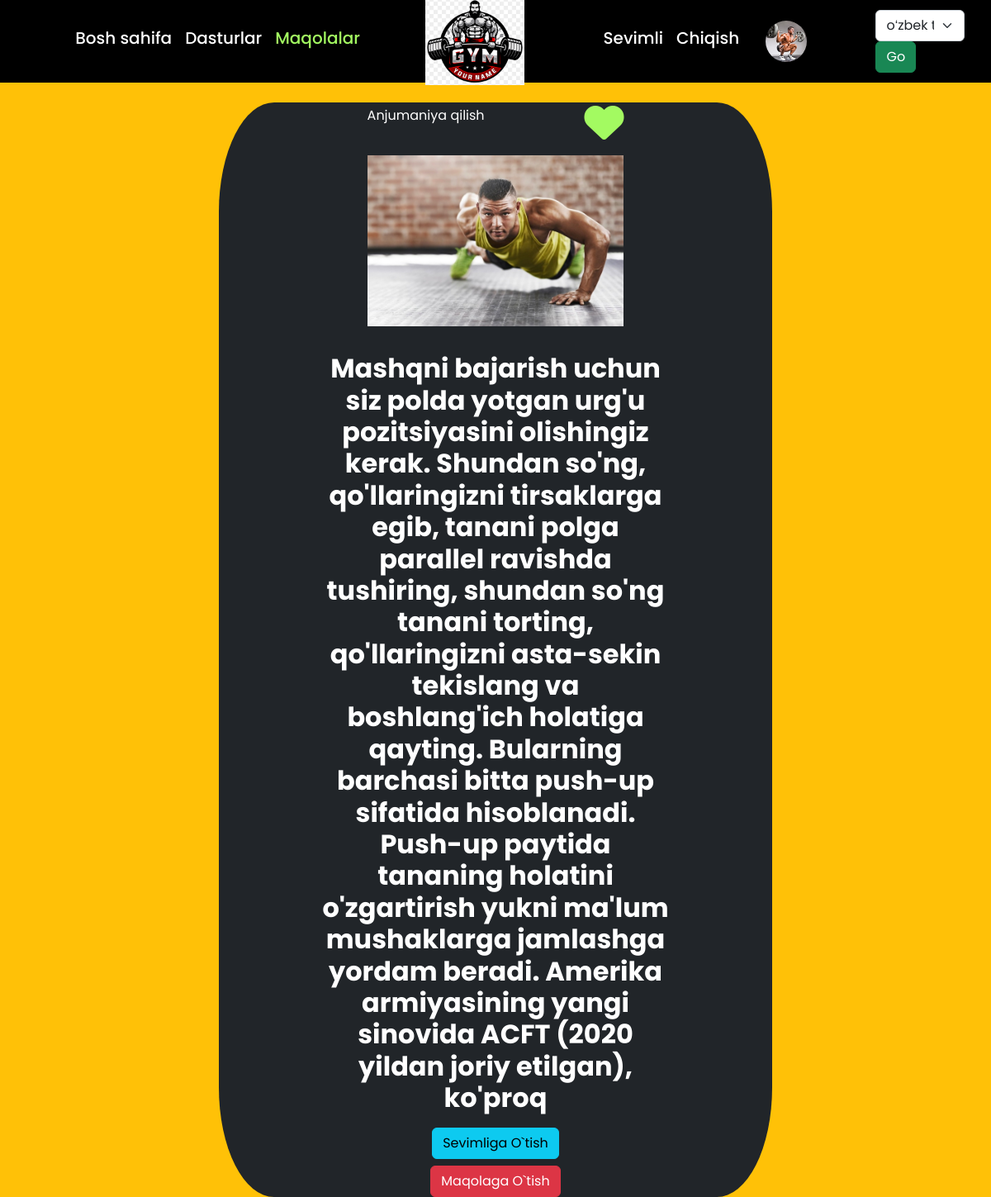
The page /article_detail/anjumaniya/ (signed in) on the database its author committed.
### fitnes_app/models.py (models this page shows, shortened)
class User(AbstractUser):
    email = models.EmailField(unique=True, null=True)
    avatar = models.ImageField(upload_to='avatar/', blank=True, null=True)
    USERNAME_FIELD = 'email'
    REQUIRED_FIELDS = ['username']

class Article(models.Model):
    slug = models.SlugField()
    title = models.CharField(max_length=255)
    context = RichTextUploadingField()
    picture = models.ImageField(upload_to='articles/')

### fitnes_app/views.py (the view)
# urls.py: path('article_detail/<slug:slug>/', views.article_detail_page, name="article_detail"),
def article_detail_page(request, slug):
    article = Article.objects.get(slug=slug)
    context = {
        'article_item': article,
        'article': 'active',
    }
    if request.user.is_authenticated:
        is_liked = Favorite.objects.filter(favorite_slug=slug, user=request.user).exists()
        is_liked = 'solid' if is_liked else 'regular'
    else:
        is_liked = None
    context['is_liked'] = is_liked
    return render(request, 'article_detail.html', context)

### templates/article_detail.html (shortened to what this page needs)
{% extends 'main.html' %}
{% load static %}
{% load i18n %}
{% block content %}
<section class="container mt-4">
  <center>
    <div style="border-radius: 10%; width: 60%;align-items: center;" class="bg-dark text-white row justify-content-center">
        <div class="col-12 col-md-8 col-lg-6">
          <div class="d-flex justify-content-between align-items-center mb-3">
            <p class="text-center" data-type="Maqola" id="title_text">{{ article_item.title }}</p>
            {% if not is_liked is None %}
            <i class="heart fa-{{ is_liked }} fa-heart fa-3x" data-favorit="{{ article_item.slug }}"></i>
            {% endif %}
          </div>
          <center>
            <img src="/media/{{ article_item.picture }}" class="img-fluid">
          </center>
        </div>
        <div class="col-12 col-md-8 mt-3 p_content">
            <p>
                {{ article_item.context | safe }}
            </p>
            <center>
              <a class="btn btn-info mb-2" href="{% url 'favorite' %}">{% trans 'Sevimliga O`tish' %}</a>
            </center>
            <center>
              <a class="btn btn-danger" href="{% url 'articles' %}">{% trans 'Maqolaga O`tish' %}</a>
            </center>
        </div>
    </div>
  </center>
</section>
{% endblock %}

### templates/includes/navbar.html (shortened to what this page needs)
<!doctype html>
{% load i18n %}
{% load static %}
<html lang="en">
<head>
</head>
<body>
<nav style="height: 100px;" class="navbar navbar-expand-lg bg-0 navbar-dark">
    <div class="container">
      <div class="collapse navbar-collapse d-lg-flex justify-content-lg-evenly" id="navbarNav">
        <ul class="navbar-nav">
          <li class="nav-item">
            <a class="nav-link {{ home }}" aria-current="page" href="{% url 'home' %}"><h5>{% trans 'Bosh sahifa' %}</h5></a>
          </li>
          <li class="nav-item">
            <a class="nav-link {{ prog }}" href="{% url 'programms' %}"><h5>{% trans 'Dasturlar' %}</h5></a>
          </li>
          <li class="nav-item">
            <a class="nav-link {{ article }}" href="{% url 'articles' %}"><h5>{% trans 'Maqolalar' %}</h5></a>
          </li>
        </ul>
        <div class="d-none d-lg-block">
          <a class="navbar-brand" href="{% url 'home' %}">
            <img style="z-index: 100px;" src="{% static 'images/k.png' %}" alt="Logo brand">
          </a>
        </div>
        <ul class="navbar-nav align-items-lg-center">
          {% if request.user.is_authenticated %}
          <li class="nav-item">
            <a class="nav-link {{ favorite }}" href="{% url 'favorite' %}"><h5>{% trans 'Sevimli' %}</h5></a>
          </li>
          <li class="nav-item">
            <a class="nav-link" href="{% url 'logout' %}"><h5>{% trans 'Chiqish' %}</h5></a>
          </li>
          <li class="nav-item ms-lg-4">
            <a class="user_img_a" href="{% url 'profile' %}">
              {% if user.avatar %}
              <img class="user_img" src="{{ user.avatar.url }}" alt="{{ user.first_name }}">
              {% else %}
              <img class="user_img" src="https://encrypted-tbn0.gstatic.com/images?q=tbn:ANd9GcSPGrIZeJ49kGTelc1iKCt-hRtyKSyUvjgussFvt6yuuBUsh2o1LAuM9Xv-7AUeW1Izogo&usqp=CAU" alt="">
              {% endif %}
            </a>
          </li>
          {% endif %}
        </ul>
      </div>
    </div>
            <div style="margin-right: 2rem; display: flex;">
                <form action="{% url 'set_language' %}" method="post">
                    <select name="language" class="form-select">
                        {% get_current_language as LANGUAGE_CODE %}
                        {% get_available_languages as LANGUAGES %}
                        {% get_language_info_list for LANGUAGES as languages %}
                        {% for language in languages %}
                        <option value="{{ language.code }}"{% if language.code == LANGUAGE_CODE %} selected{% endif %}>
                            {{ language.name_local }}
                        </option>
                        {% endfor %}
                    </select>
                    <input class="btn btn-success" type="submit" value="Go">
                </form>
            </div>
    </nav>
</body>
</html>

### static/css/style.css (style rules this page uses)
* { margin: 0; padding: 0; box-sizing: border-box; font-family: 'Poppins', sans-serif; }
.navbar-brand img { width: 120px; }
.bg-0 { background-color: #000 !important; color: #fff; }
.navbar-dark { background-color: #000 !important; color: #fff; }
.user_img_a { width: 50px; height: 50px; border-radius: 50%; display: block; position: relative; }
.user_img { width: 100%; height: 100%; object-fit: cover; position: absolute; border-radius: 50%; padding: 0 !important; }
.nav-link { color: #fff !important; }
.active { color: #a3fa61 !important; }
a { text-decoration: none; color: #000; }
.heart { color: #a3fa61; }
.p_content p { text-align: center; }

### rows shown on the page
User: avatar (picture)
Article: title "Anjumaniya qilish", picture (picture), context "Mashqni bajarish uchun siz polda yotgan urg'u pozitsiyasini olishingiz kerak. Shundan so'ng, qo'llaringizni tirsaklarga egib, tanani polga parallel ravishda tushiring, shundan so'ng tanani torting, qo'llaringizni asta-sekin tekislang va boshlang'ich holatiga qayting. Bularning barchasi bitta push-up sifatida hisoblanadi. Push-up paytida tananing holatini o'zgartirish yukni ma'lum mushaklarga jamlashga yordam beradi. Amerika armiyasining yangi sinovida ACFT (2020 yildan joriy etilgan), ko'proq"

### other values the page prints
form field language "oʻzbek tili"
